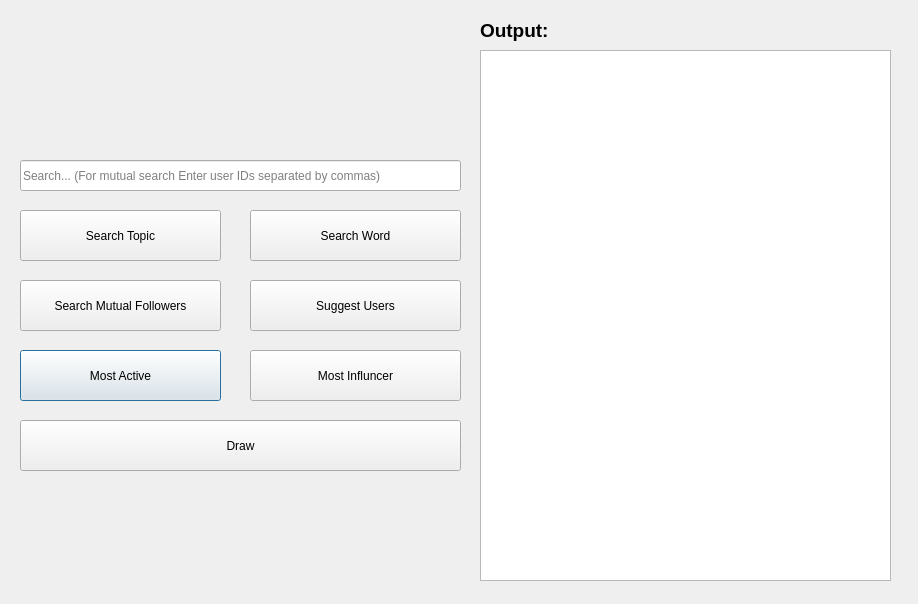
<?xml version="1.0" encoding="UTF-8"?>
<ui version="4.0">
 <class>GraphWindow</class>
 <widget class="QDialog" name="GraphWindow">
  <property name="geometry">
   <rect>
    <x>0</x>
    <y>0</y>
    <width>918</width>
    <height>604</height>
   </rect>
  </property>
  <property name="windowTitle">
   <string>Dialog</string>
  </property>
  <widget class="QTextBrowser" name="textBrowser">
   <property name="geometry">
    <rect>
     <x>480</x>
     <y>50</y>
     <width>411</width>
     <height>531</height>
    </rect>
   </property>
  </widget>
  <widget class="QPushButton" name="most_active">
   <property name="geometry">
    <rect>
     <x>20</x>
     <y>350</y>
     <width>201</width>
     <height>51</height>
    </rect>
   </property>
   <property name="text">
    <string>Most Active</string>
   </property>
  </widget>
  <widget class="QPushButton" name="most_influncer">
   <property name="geometry">
    <rect>
     <x>250</x>
     <y>350</y>
     <width>211</width>
     <height>51</height>
    </rect>
   </property>
   <property name="text">
    <string>Most Influncer</string>
   </property>
  </widget>
  <widget class="QPushButton" name="mutual_followers">
   <property name="geometry">
    <rect>
     <x>20</x>
     <y>280</y>
     <width>201</width>
     <height>51</height>
    </rect>
   </property>
   <property name="text">
    <string>Search Mutual Followers</string>
   </property>
  </widget>
  <widget class="QPushButton" name="suggest_users">
   <property name="geometry">
    <rect>
     <x>250</x>
     <y>280</y>
     <width>211</width>
     <height>51</height>
    </rect>
   </property>
   <property name="text">
    <string>Suggest Users</string>
   </property>
  </widget>
  <widget class="QPushButton" name="search_word">
   <property name="geometry">
    <rect>
     <x>250</x>
     <y>210</y>
     <width>211</width>
     <height>51</height>
    </rect>
   </property>
   <property name="text">
    <string>Search Word</string>
   </property>
  </widget>
  <widget class="QPushButton" name="search_topic">
   <property name="geometry">
    <rect>
     <x>20</x>
     <y>210</y>
     <width>201</width>
     <height>51</height>
    </rect>
   </property>
   <property name="text">
    <string>Search Topic</string>
   </property>
  </widget>
  <widget class="QPushButton" name="draw_graph">
   <property name="geometry">
    <rect>
     <x>20</x>
     <y>420</y>
     <width>441</width>
     <height>51</height>
    </rect>
   </property>
   <property name="text">
    <string>Draw</string>
   </property>
  </widget>
  <widget class="QLineEdit" name="lineEdit">
   <property name="geometry">
    <rect>
     <x>20</x>
     <y>160</y>
     <width>441</width>
     <height>31</height>
    </rect>
   </property>
   <property name="placeholderText">
    <string>Search... (For mutual search Enter user IDs separated by commas)</string>
   </property>
  </widget>
  <widget class="QLabel" name="output_label">
   <property name="geometry">
    <rect>
     <x>480</x>
     <y>10</y>
     <width>91</width>
     <height>41</height>
    </rect>
   </property>
   <property name="font">
    <font>
     <pointsize>14</pointsize>
     <bold>true</bold>
    </font>
   </property>
   <property name="text">
    <string>Output:</string>
   </property>
  </widget>
 </widget>
 <resources/>
 <connections/>
</ui>
